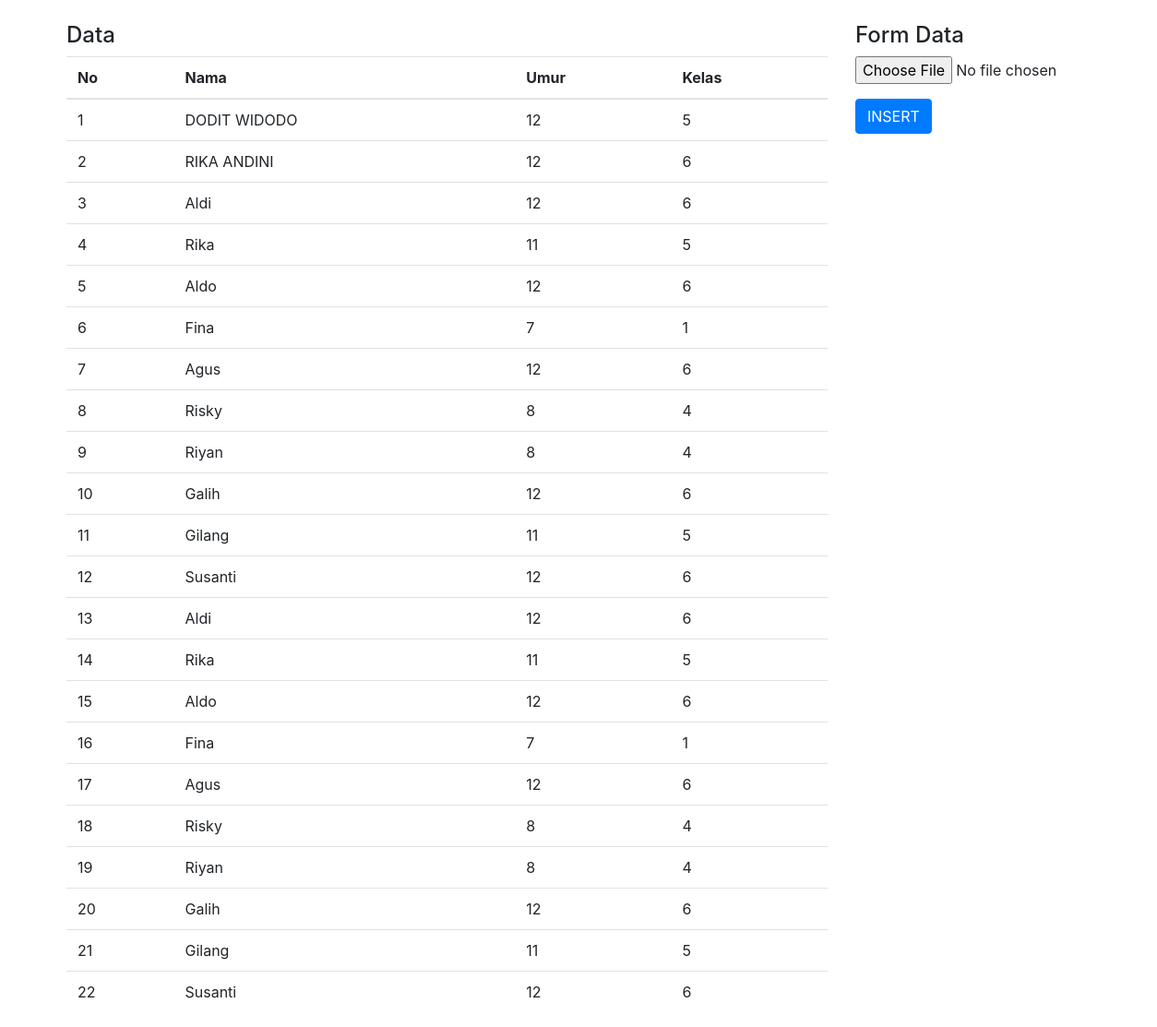
The page / on the database its author committed.
### tables this page shows
CREATE TABLE IF NOT EXISTS `siswa` (
  `id` int(2) NOT NULL AUTO_INCREMENT,
  `nama` varchar(35) NOT NULL,
  `umur` varchar(2) NOT NULL,
  `kelas` varchar(2) NOT NULL,
  PRIMARY KEY (`id`)
);

### index.php (the view, shortened to what this page needs)
<?php
	$sqldata = 'SELECT * FROM siswa';
?>
<html>
<head>
	<link rel="stylesheet" href="css/bootstrap.min.css">
</head>
<body>
	<div class="container">
		<div class="row mt-4">
			<div class="col-lg-9">
				<h4>Data</h4>
				<table class="table">
					<thead>
						<tr>
							<th>No</th>
							<th>Nama</th>
							<th>Umur</th>
							<th>Kelas</th>
						</tr>
					</thead>
					<tbody>
					<?php
						$run = mysql_query($sqldata);
						while ($siswa = mysql_fetch_array($run)) {
						@$no++;
					?>
						<tr>
							<td><?=$no?></td>
							<td><?=$siswa['nama']?></td>
							<td><?=$siswa['umur']?></td>
							<td><?=$siswa['kelas']?></td>
						</tr>
					<?php
						}$no=1;
					?>
					</tbody>
				</table>
			</div>
			<div class="col-lg-3">
				<h4>Form Data</h4>
				<form action="" method="POST" enctype="multipart/form-data">
					<input type="file" name="data">
					<input type="submit" name="input" value="INSERT" class="btn btn-primary mt-3">
				</form>
			</div>
		</div>
	</div>
</body>
</html>

### rows shown on the page
siswa: nama "DODIT WIDODO", umur "12", kelas "5"
siswa: nama "RIKA ANDINI", umur "12", kelas "6"
siswa: nama "Aldi", umur "12", kelas "6"
siswa: nama "Rika", umur "11", kelas "5"
siswa: nama "Aldo", umur "12", kelas "6"
siswa: nama "Fina", umur "7", kelas "1"
siswa: nama "Agus", umur "12", kelas "6"
siswa: nama "Risky", umur "8", kelas "4"
siswa: nama "Riyan", umur "8", kelas "4"
siswa: nama "Galih", umur "12", kelas "6"
siswa: nama "Gilang", umur "11", kelas "5"
siswa: nama "Susanti", umur "12", kelas "6"
siswa: nama "Aldi", umur "12", kelas "6"
siswa: nama "Rika", umur "11", kelas "5"
siswa: nama "Aldo", umur "12", kelas "6"
siswa: nama "Fina", umur "7", kelas "1"
siswa: nama "Agus", umur "12", kelas "6"
siswa: nama "Risky", umur "8", kelas "4"
siswa: nama "Riyan", umur "8", kelas "4"
siswa: nama "Galih", umur "12", kelas "6"
siswa: nama "Gilang", umur "11", kelas "5"
siswa: nama "Susanti", umur "12", kelas "6"
